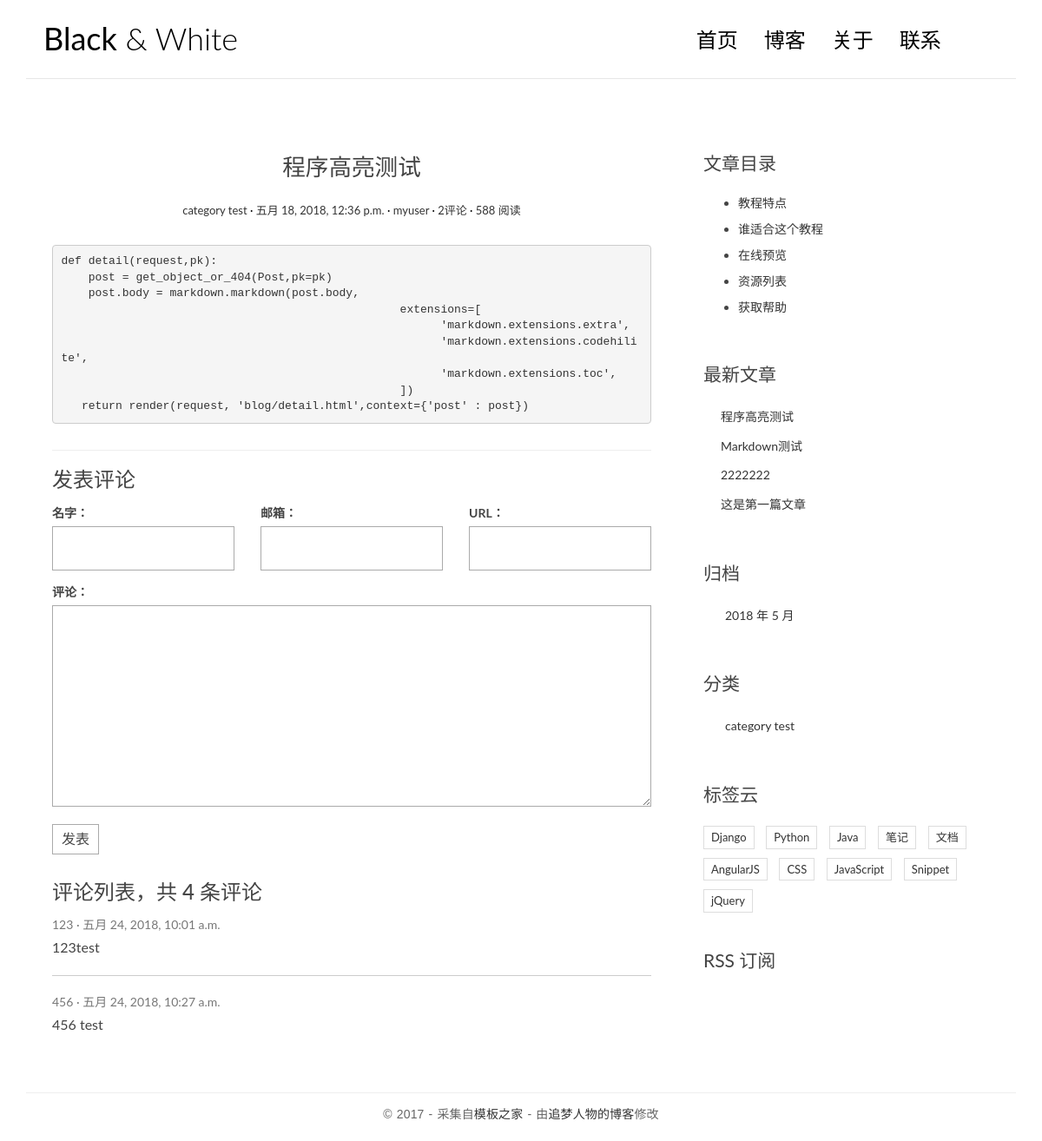
/post/5/, run on the app's committed database.
### blog/models.py (models this page shows, shortened)
class Post(models.Model):
    title = models.CharField(max_length=70)
    body = models.TextField(max_length=700)
    created_time = models.DateTimeField()
    modified_time = models.DateTimeField()
    excerpt = models.CharField(max_length=200,blank=True)
    category = models.ForeignKey(Category)
    tags = models.ManyToManyField(Tag,blank=True)
    author = models.ForeignKey(User)
    def get_absolute_url(self):
        return reverse('blog:detail',kwargs={'pk':self.pk})
    class Meta:
        ordering = ['-created_time']

class Category(models.Model):
    name = models.CharField(max_length=100)

### comments/models.py (models this page shows, shortened)
class Comment(models.Model):
    name = models.CharField(max_length=100)
    email = models.EmailField(max_length=255)
    url = models.URLField(blank=True)
    text = models.TextField()
    created_time = models.DateTimeField(auto_now_add=True)
    post = models.ForeignKey('blog.Post')

### blog/views.py (the view)
# urls.py: url(r'^post/(?P<pk>[0-9]+)/$', views.detail, name='detail'),
def detail(request,pk):
    post = get_object_or_404(Post,pk=pk)
    post.body = markdown.markdown(post.body,extensions=['markdown.extensions.extra','markdown.extensions.codehilite','markdown.extensions.toc',])
    form = CommentForm()
    comment_list = post.comment_set.all()
    context = {'post':post,'form':form,'comment_list':comment_list}
    return render(request,'blog/detail.html',context=context)

### comments/forms.py
class CommentForm(forms.ModelForm):
    class Meta:
        model = Comment
        fields = ['name', 'email', 'url', 'text']

### blog/templatetags/blog_tags.py (called while the page is built)
@register.simple_tag
def get_recent_posts(num=5):
    return Post.objects.all().order_by('-created_time')[:num]

@register.simple_tag
def archives():
    return Post.objects.dates('created_time','month',order='DESC')

@register.simple_tag
def get_categories():
    return Category.objects.all()

### templates/blog/detail.html (shortened to what this page needs)
{% extends 'base.html' %}
{% block main %}
    <article class="post post-{{ post.pk }}">
        <header class="entry-header">
            <h1 class="entry-title">{{ post.title }}</h1>
            <div class="entry-meta">
                <span class="post-category"><a href="#">{{ post.category.name }}</a></span>
                <span class="post-date"><a href="#"><time class="entry-date"
                                                          datetime="{{ post.created_time }}">{{ post.created_time }}</time></a></span>
                <span class="post-author"><a href="#">{{ post.author }}</a></span>
                <span class="comments-link"><a href="{{ post.get_absolute_url }}#comment-area">{{ post.comment_set.count }}评论</a></span>
                <span class="views-count"><a href="#">588 阅读</a></span>
            </div>
        </header>
        <div class="entry-content clearfix">
            {{ post.body|safe }}
        </div>
    </article>
    <section class="comment-area" id="comment-area">
        <hr>
        <h3>发表评论</h3>
        <form action="{% url 'comments:post_comment' post.pk %}" method="post" class="comment-form">
            <div class="row">
                <div class="col-md-4">
                    <label for="{{ form.name.id_for_label }}">名字：</label>
                    {{ form.name }}
                </div>
                <div class="col-md-4">
                    <label for="{{ form.email.id_for_label }}">邮箱：</label>
                    {{ form.email }}
                </div>
                <div class="col-md-4">
                    <label for="{{ form.url.id_for_label }}">URL：</label>
                    {{ form.url }}
                </div>
                <div class="col-md-12">
                    <label for="{{ form.text.id_for_label }}">评论：</label>
                    {{ form.text }}
                    <button type="submit" class="comment-btn">发表</button>
                </div>
            </div>
        </form>
        <div class="comment-list-panel">
            <h3>评论列表，共 <span>4</span> 条评论</h3>
            <ul class="comment-list list-unstyled">
                {% for comment in comment_list %}
                    <li class="comment-item">
                        <span class="nickname">{{ comment.name }}</span>
                        <time class="submit-date"
                              datetime="{{ comment.created_time }}">{{ comment.created_time }}</time>
                        <div class="text">
                            {{ comment.text }}
                        </div>
                    </li>
                {% empty %}
                    暂无评论
                {% endfor %}
            </ul>
        </div>
    </section>
{% endblock main %}
{% block toc %}
    <div class="widget widget-content">
        <h3 class="widget-title">文章目录</h3>
        <ul>
            <li>
                <a href="#">教程特点</a>
            </li>
            <li>
                <a href="#">谁适合这个教程</a>
            </li>
            <li>
                <a href="#">在线预览</a>
            </li>
            <li>
                <a href="#">资源列表</a>
            </li>
            <li>
                <a href="#">获取帮助</a>
            </li>
        </ul>
    </div>
{% endblock toc %}

### templates/base.html (shortened to what this page needs)
{% load staticfiles %}
{% load blog_tags %}
<!DOCTYPE html>
<html>
<head>
    <link rel="stylesheet" href="http://code.ionicframework.com/ionicons/2.0.1/css/ionicons.min.css">
    <link rel="stylesheet" href="{% static 'blog/css/bootstrap.min.css' %}">
    <link rel="stylesheet" href="{% static 'blog/css/pace.css' %}">
    <link rel="stylesheet" href="{% static 'blog/css/custom.css' %}">
</head>
<body>
<div class="container">
    <header id="site-header">
        <div class="row">
            <div class="col-md-4 col-sm-5 col-xs-8">
                <div class="logo">
                    <h1><a href="{% url 'blog:index' %}"><b>Black</b> &amp; White</a></h1>
                </div>
            </div>
            <div class="col-md-8 col-sm-7 col-xs-4">
                <nav class="main-nav" role="navigation">
                    <div class="collapse navbar-collapse" id="bs-example-navbar-collapse-1">
                        <ul class="nav navbar-nav navbar-right">
                            <li class="cl-effect-11"><a href="{% url 'blog:index' %}" data-hover="首页">首页</a></li>
                            <li class="cl-effect-11"><a href="full-width.html" data-hover="博客">博客</a></li>
                            <li class="cl-effect-11"><a href="about.html" data-hover="关于">关于</a></li>
                            <li class="cl-effect-11"><a href="contact.html" data-hover="联系">联系</a></li>
                        </ul>
                    </div>
                </nav>
            </div>
        </div>
    </header>
</div>
<div class="content-body">
    <div class="container">
        <div class="row">
            <main class="col-md-8">
                {% block main %}
                {% endblock main %}
            </main>
            <aside class="col-md-4">
                {% block toc %}
                {% endblock toc %}
                <div class="widget widget-recent-posts">
                    <h3 class="widget-title">最新文章</h3>
                    {% get_recent_posts as recent_post_list %}
                    <ul>
                        {% for post in recent_post_list %}
                          <li>
                            <a href="{{ post.get_absolute_url }}">{{ post.title }}</a>
                          </li>
                          {% empty %}
                            暂无文章！
                          {% endfor %}
                    </ul>
                </div>
                <div class="widget widget-archives">
                    <h3 class="widget-title">归档</h3>
                    {% archives as date_list %}
                    <ul>
                        {% for date in date_list %}
                        <li>
                          <a href="{% url 'blog:archives' date.year date.month %}">
                            {{ date.year }} 年 {{ date.month }} 月
                          </a>
                        </li>
                        {% empty %}
                          暂无归档！
                        {% endfor %}
                    </ul>
                </div>
                <div class="widget widget-category">
                    <h3 class="widget-title">分类</h3>
                    {% get_categories as category_list %}
                    <ul>
                        {% for category in category_list %}
                        <li>
                          <a href="{% url 'blog:category' category.pk %}">{{ category.name }}</a>
                        </li>
                        {% empty %}
                        暂无分类！
                        {% endfor %}
                    </ul>
                </div>
                <div class="widget widget-tag-cloud">
                    <h3 class="widget-title">标签云</h3>
                    <ul>
                        <li>
                            <a href="#">Django</a>
                        </li>
                        <li>
                            <a href="#">Python</a>
                        </li>
                        <li>
                            <a href="#">Java</a>
                        </li>
                        <li>
                            <a href="#">笔记</a>
                        </li>
                        <li>
                            <a href="#">文档</a>
                        </li>
                        <li>
                            <a href="#">AngularJS</a>
                        </li>
                        <li>
                            <a href="#">CSS</a>
                        </li>
                        <li>
                            <a href="#">JavaScript</a>
                        </li>
                        <li>
                            <a href="#">Snippet</a>
                        </li>
                        <li>
                            <a href="#">jQuery</a>
                        </li>
                    </ul>
                </div>
                <div class="rss">
                    <a href=""> RSS 订阅</a>
                </div>
            </aside>
        </div>
    </div>
</div>
<footer id="site-footer">
    <div class="container">
        <div class="row">
            <div class="col-md-12">
                <p class="copyright">&copy 2017 - 采集自<a href="http://www.cssmoban.com/"
                                                        target="_blank" title="模板之家">模板之家</a>
                    - 由<a href="http://zmrenwu.com/" title="网页模板" target="_blank">追梦人物的博客</a>修改
                </p>
            </div>
        </div>
    </div>
</footer>
</body>
</html>

### blog/static/blog/css/custom.css (style rules this page uses)
* { outline: none; }
h1, h2, h3, h4, h5, h6 { margin-top: 0; }
b { font-weight: 400; }
a { color: #333; }
body { color: #444; font-family: 'Lato', sans-serif; }
p { font-family: 'Ubuntu', sans-serif; font-weight: 400; word-spacing: 1px; letter-spacing: 0.01em; }
#site-header { background-color: #FFF; padding: 25px 20px; margin-bottom: 40px; border-bottom: 1px solid #e7e7e7; }
.logo h1 a { color: #000; }
.logo h1 { margin: 0; font-family: 'Lato', sans-serif; font-weight: 300; }
.main-nav { margin-top: 11px; max-width: 95%; }
.main-nav a { color: #000000 !important; padding: 0 0 5px 0 !important; margin-right: 30px; font-family: 'Lato', sans-serif; font-weight: 300; font-size: 24px; }
.cl-effect-11 a { padding: 10px 0; color: #0972b4; text-shadow: none; }
.cl-effect-11 a::before { position: absolute; top: 0; left: 0; overflow: hidden; padding: 0 0 5px 0 !important; max-width: 0; border-bottom: 1px solid #000; color: #000; content: attr(data-hover); white-space: nowrap; -webkit-transition: max-width 0.5s; -moz-transition: max-width 0.5s; transition: max-width 0.5s; }
.content-body { padding-bottom: 4em; }
.post { background: #fff; padding: 30px 30px 0; }
.entry-title { text-align: center; font-size: 1.9em; margin-bottom: 20px; line-height: 1.6; padding: 10px 20px 0; }
.entry-meta { text-align: center; color: #DDDDDD; font-size: 13px; margin-bottom: 30px; }
.entry-content { font-size: 18px; line-height: 1.9; font-weight: 300; color: #000; }
.post-category::after, .post-date::after, .post-author::after, .comments-link::after { content: ' ·'; color: #000; }
.widget { background: #fff; padding: 30px 0 0; }
.widget-title { font-size: 1.5em; margin-bottom: 20px; line-height: 1.6; padding: 10px 0 0; font-weight: 400; }
.widget-recent-posts ul { padding: 0; margin: 0; padding-left: 20px; }
.widget-recent-posts ul li { list-style-type: none; position: relative; line-height: 170%; margin-bottom: 10px; }
.widget-recent-posts ul li::before { content: '\f3d3'; font-family: "Ionicons"; position: absolute; left: -17px; top: 3px; font-size: 16px; color: #000; }
.widget-archives ul { padding: 0; margin: 0; padding-left: 25px; }
.widget-archives ul li { list-style-type: none; position: relative; line-height: 170%; margin-bottom: 10px; }
.widget-archives ul li::before { content: '\f3f3'; font-family: "Ionicons"; position: absolute; left: -25px; top: 1px; font-size: 16px; color: #000; }
.widget-category ul { padding: 0; margin: 0; padding-left: 25px; }
.widget-category ul li { list-style-type: none; position: relative; line-height: 170%; margin-bottom: 10px; }
.widget-category ul li::before { content: '\f3fe'; font-family: "Ionicons"; position: absolute; left: -25px; top: 1px; font-size: 18px; color: #000; }
.widget-tag-cloud ul { padding: 0; margin: 0; margin-right: -10px; }
.widget-tag-cloud ul li { list-style-type: none; font-size: 13px; display: inline-block; margin-right: 10px; margin-bottom: 10px; padding: 3px 8px; border: 1px solid #ddd; }
.widget-content ul li { margin-bottom: 10px; }
.rss { font-size: 21px; margin-top: 30px; }
.rss a { color: #444; }
#site-footer { padding-top: 10px; padding: 0 0 1.5em 0; }
.copyright { text-align: center; padding-top: 1em; margin: 0; border-top: 1px solid #eee; color: #666; }
.contact-form input, .comment-form input { border: 1px solid #aaa; margin-bottom: 15px; width: 100%; padding: 15px 15px; font-size: 16px; line-height: 100%; transition: 0.4s border-color linear; }
.contact-form textarea, .comment-form textarea { border: 1px solid #aaa; margin-bottom: 15px; width: 100%; padding: 15px 15px; font-size: 16px; line-height: 20px !important; min-height: 183px; transition: 0.4s border-color linear; }
.comment-area { padding: 0 30px 0; }
.comment-form { margin-top: 15px; }
.comment-form .comment-btn { background-color: #fff; border: 1px solid #aaa; font-size: 16px; padding: 5px 10px; }
.comment-list-panel { margin-top: 30px; }
.comment-list { margin-top: 15px; }
.comment-item:not(:last-child) { border-bottom: 1px #ccc solid; margin-bottom: 20px; padding-bottom: 20px; }
.comment-item .nickname, .comment-item .submit-date { color: #777; font-size: 14px; }
.comment-item .nickname:after { content: ' ·'; }
.comment-item .text { padding-top: 5px; font-size: 16px; }

### data on the page
Post: title "程序高亮测试", category.name "category test", created_time "五月 18, 2018, 12:36 p.m.", author "myuser", comment_set.count "2", body "def detail ( request , pk ): post = get_object_or_404 ( Post , pk = pk ) post . body = markdown . markdown ( post . body , extensions = [ 'markdown.extensions.extra' , 'markdown.extensions.codehilite' , 'markdown.extensions.toc' , ]) return render ( request , 'blog/detail.html' , context = { 'post' : post })"
Comment: name "123", created_time "五月 24, 2018, 10:01 a.m.", text "123test"
Comment: name "456", created_time "五月 24, 2018, 10:27 a.m.", text "456 test"
Post: title "Markdown测试"
Post: title "2222222"
Post: title "这是第一篇文章"
Category: name "category test"

### other printed values
{{ date.year }} "2018"
{{ date.month }} "5"
